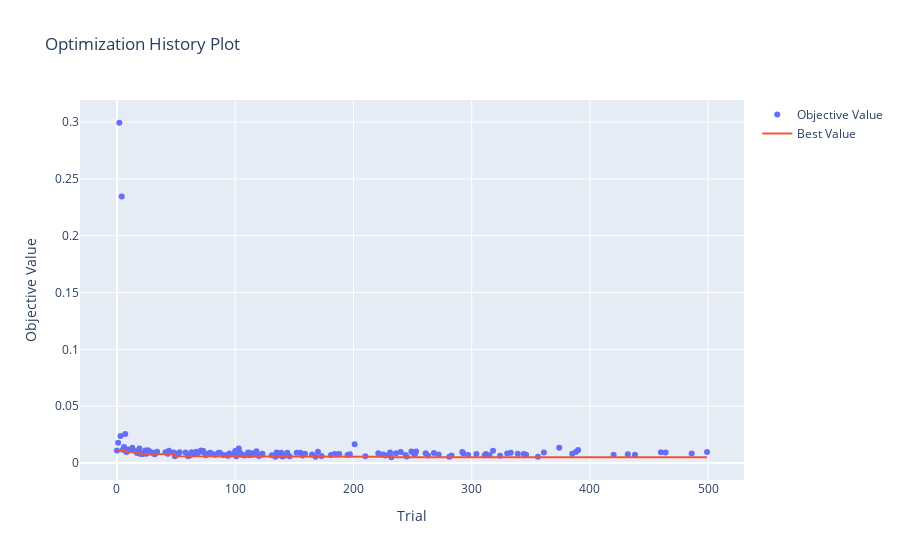

Notebook code for this chart:
### Code cell
optuna.visualization.plot_optimization_history(study)

### Figure 1 — Plotly figure (JSON) as saved in the notebook; plotly's stock layout.template omitted (floating-point values rounded to 4 significant figures; data arrays with more than 128 entries replaced by an {"elided": "..."} marker saying what was removed)
{"data": [{"mode": "markers", "name": "Objective Value", "type": "scatter", "x": {"elided": "151 int values"}, "y": {"elided": "151 float values"}}, {"mode": "lines", "name": "Best Value", "type": "scatter", "x": {"elided": "500 int values"}, "y": {"elided": "500 float values"}}, {"marker": {"color": "#cccccc"}, "mode": "markers", "name": "Infeasible Trial", "showlegend": false, "type": "scatter", "x": [], "y": []}], "layout": {"title": {"text": "Optimization History Plot"}, "xaxis": {"title": {"text": "Trial"}}, "yaxis": {"title": {"text": "Objective Value"}}}}
